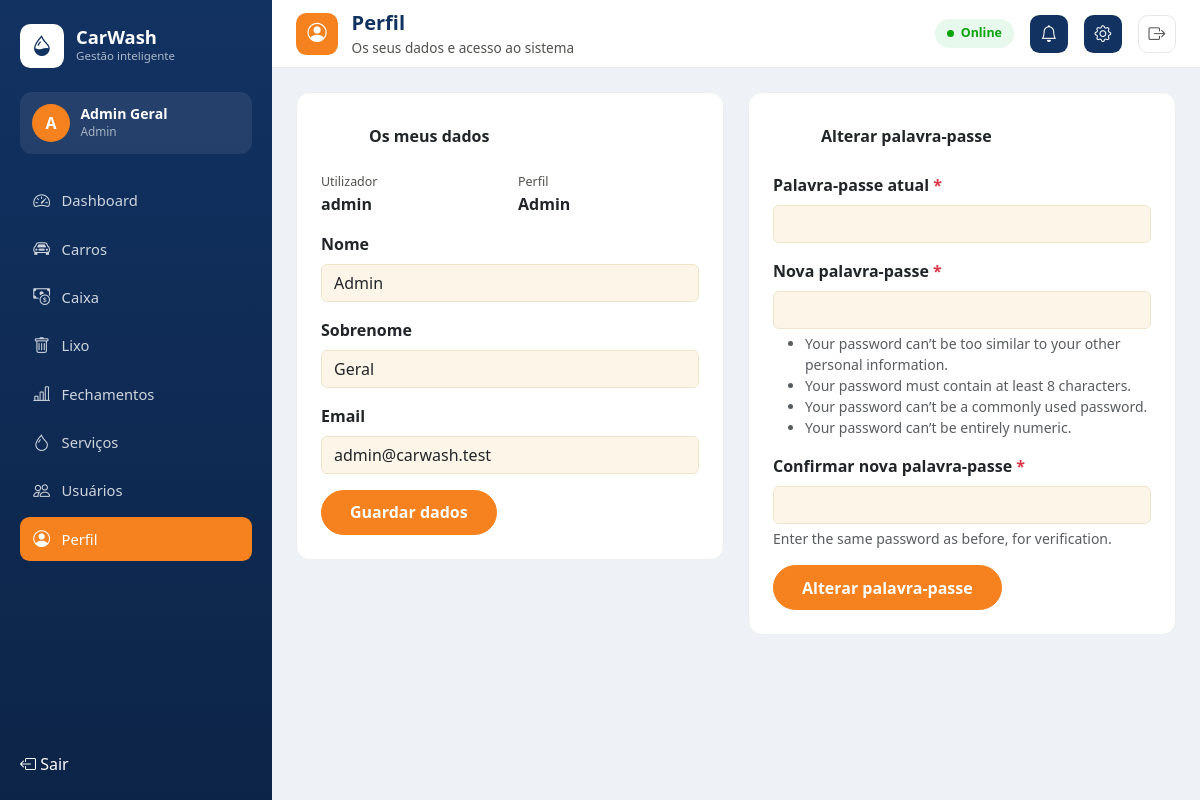
/perfil/ (signed in), run on the app's committed database.
### accounts/models.py (models this page shows)
class User(AbstractUser):
    class Role(models.TextChoices):
        SEGURANCA = 'seguranca', 'Segurança'
        TESOUREIRA = 'tesoureira', 'Tesoureira'
        ADMIN = 'admin', 'Admin'
    role = models.CharField(max_length=20, choices=Role.choices)
    def is_seguranca(self):
        return self.role == self.Role.SEGURANCA
    def is_tesoureira(self):
        return self.role == self.Role.TESOUREIRA
    def is_admin_role(self):
        return self.role == self.Role.ADMIN or self.is_superuser

### accounts/views.py (the view, shortened to what this page needs)
# urls.py: path('perfil/', views.profile, name='profile'),
@login_required
def profile(request):
    profile_form = ProfileForm(instance=request.user)
    password_form = CwPasswordChangeForm(user=request.user)
    return render(request, 'accounts/profile.html', {
        'profile_form': profile_form,
        'password_form': password_form,
    })

### accounts/forms.py
class ProfileForm(forms.ModelForm):
    class Meta:
        model = User
        fields = ['first_name', 'last_name', 'email']
        labels = {'first_name': 'Nome', 'last_name': 'Sobrenome', 'email': 'Email'}
        widgets = {
            'first_name': forms.TextInput(attrs=CW_TEXT),
            'last_name': forms.TextInput(attrs=CW_TEXT),
            'email': forms.EmailInput(attrs=CW_TEXT),
        }

class CwPasswordChangeForm(PasswordChangeForm):
    def __init__(self, *args, **kwargs):
        super().__init__(*args, **kwargs)
        self.fields['old_password'].widget.attrs.update(CW_PASSWORD)
        self.fields['old_password'].label = 'Palavra-passe atual'
        self.fields['new_password1'].widget.attrs.update(CW_PASSWORD)
        self.fields['new_password1'].label = 'Nova palavra-passe'
        self.fields['new_password2'].widget.attrs.update(CW_PASSWORD)
        self.fields['new_password2'].label = 'Confirmar nova palavra-passe'

### templates/accounts/profile.html (shortened to what this page needs)
{% extends 'base.html' %}
{% block page_icon %}<div class="cw-topbar-icon"><i class="bi bi-person-circle"></i></div>{% endblock %}
{% block page_title %}Perfil{% endblock %}
{% block page_subtitle %}Os seus dados e acesso ao sistema{% endblock %}
{% block content %}
<div class="row g-4 d-none d-lg-flex">
    <div class="col-lg-6">
        <div class="cw-card p-4">
            <div class="d-flex align-items-center gap-2 mb-3">
                <div class="cw-section-icon bg-navy"><i class="bi bi-person"></i></div>
                <h6 class="mb-0 fw-bold">Os meus dados</h6>
            </div>
            <div class="row g-3 mb-3">
                <div class="col-6">
                    <div class="cw-finance-label">Utilizador</div>
                    <div class="fw-semibold">{{ user.username }}</div>
                </div>
                <div class="col-6">
                    <div class="cw-finance-label">Perfil</div>
                    <div class="fw-semibold">{{ user.get_role_display }}</div>
                </div>
            </div>
            {% include 'accounts/_profile_data_form.html' %}
        </div>
    </div>
    <div class="col-lg-6">
        <div class="cw-card p-4">
            <div class="d-flex align-items-center gap-2 mb-3">
                <div class="cw-section-icon bg-orange"><i class="bi bi-key"></i></div>
                <h6 class="mb-0 fw-bold">Alterar palavra-passe</h6>
            </div>
            {% include 'accounts/_profile_password_form.html' %}
        </div>
    </div>
</div>
{% endblock %}

### templates/partials/sidebar_content.html (shortened to what this page needs)
{% load static %}
<div class="cw-sidebar-brand">
    <div class="cw-sidebar-logo"><i class="bi bi-droplet-half"></i></div>
    <div>
        <div class="cw-sidebar-brand-name">CarWash</div>
        <div class="cw-sidebar-brand-tagline">Gestão inteligente</div>
    </div>
</div>
<div class="cw-sidebar-user">
    <div class="cw-sidebar-user-avatar">{{ user.username|slice:':1'|upper }}</div>
    <div class="min-w-0">
        <div class="cw-sidebar-user-name">{{ user.get_full_name|default:user.username }}</div>
        <div class="cw-sidebar-user-role">{{ user.get_role_display }}</div>
    </div>
</div>
<nav class="cw-sidebar-nav nav flex-column">
    {% if user.is_admin_role %}
    <a class="nav-link {% if request.resolver_match.url_name == 'admin_dashboard' %}active{% endif %}"
       href="{% url 'admin_dashboard' %}"><i class="bi bi-speedometer2"></i> Dashboard</a>
    {% endif %}
    {% if user.is_seguranca or user.is_admin_role %}
    <a class="nav-link {% if request.resolver_match.app_name == 'vehicles' and request.resolver_match.url_name != 'trash_list' and request.resolver_match.url_name != 'home' %}active{% endif %}"
       href="{% url 'vehicles:list' %}"><i class="bi bi-car-front"></i> {% if user.is_seguranca %}Registros{% else %}Carros{% endif %}</a>
    {% endif %}
    {% if user.is_tesoureira or user.is_admin_role %}
    <a class="nav-link "
       href="{% url 'cashbox:dashboard' %}"><i class="bi bi-cash-coin"></i> Caixa</a>
    {% endif %}
    {% if user.is_admin_role %}
    <a class="nav-link {% if request.resolver_match.url_name == 'trash_list' %}active{% endif %}"
       href="{% url 'vehicles:trash_list' %}"><i class="bi bi-trash"></i> Lixo</a>
    <a class="nav-link {% if request.resolver_match.url_name == 'closures' or request.resolver_match.url_name == 'period_closure_create' %}active{% endif %}"
       href="{% url 'cashbox:closures' %}"><i class="bi bi-bar-chart-line"></i> Fechamentos</a>
    <a class="nav-link {% if request.resolver_match.app_name == 'services' %}active{% endif %}"
       href="{% url 'services:list' %}"><i class="bi bi-droplet"></i> Serviços</a>
    <a class="nav-link {% if request.resolver_match.url_name == 'user_list' %}active{% endif %}"
       href="{% url 'user_list' %}"><i class="bi bi-people"></i> Usuários</a>
    {% endif %}
    <a class="nav-link {% if request.resolver_match.url_name == 'profile' %}active{% endif %}"
       href="{% url 'profile' %}"><i class="bi bi-person-circle"></i> Perfil</a>
</nav>
<div class="mt-auto pt-3">
    <form method="post" action="{% url 'logout' %}">
        <button class="nav-link border-0 bg-transparent w-100 text-start" type="submit">
            <i class="bi bi-box-arrow-left"></i> Sair
        </button>
    </form>
</div>

### templates/partials/field.html (shortened to what this page needs)
<div class="mb-3">
    <label class="form-label fw-semibold">
        {{ field.label }}{% if field.field.required %} <span class="text-danger">*</span>{% endif %}
    </label>
    {{ field }}
    {% if field.help_text %}<div class="form-text">{{ field.help_text }}</div>{% endif %}
</div>

### static/css/theme.css (style rules this page uses)
:root { --cw-navy: #123262; --cw-navy-dark: #0c2447; --cw-orange: #f5821f; --cw-orange-dark: #d96c0f; --cw-good: #0ca30c; --cw-warning: #fab219; --cw-serious: #ec835a; --cw-critical: #d03b3b; --cw-muted: #898781; --cw-ink-primary: #0b0b0b; --cw-ink-secondary: #52514e; --cw-sidebar-width: 272px; --cw-topbar-height: 68px; }
body { background-color: #eef1f6; }
.cw-sidebar-brand { display: flex; align-items: center; gap: .75rem; margin-bottom: 1.5rem; }
.cw-sidebar-logo { width: 44px; height: 44px; background: #fff; border-radius: .65rem; display: flex; align-items: center; justify-content: center; flex-shrink: 0; }
.cw-sidebar-logo i { font-size: 1.3rem; color: var(--cw-navy); }
.cw-sidebar-brand-name { font-weight: 800; font-size: 1.15rem; line-height: 1.1; }
.cw-sidebar-brand-tagline { font-size: .72rem; color: rgba(255, 255, 255, .65); }
.cw-sidebar-user { background: rgba(255, 255, 255, .08); border-radius: .75rem; padding: .75rem; display: flex; align-items: center; gap: .65rem; margin-bottom: 1.5rem; }
.cw-sidebar-user-avatar { width: 38px; height: 38px; border-radius: 50%; background: var(--cw-orange); color: #fff; display: flex; align-items: center; justify-content: center; font-weight: 700; flex-shrink: 0; }
.cw-sidebar-user-name { font-weight: 600; font-size: .88rem; line-height: 1.2; }
.cw-sidebar-user-role { font-size: .74rem; color: rgba(255, 255, 255, .6); }
.cw-sidebar-nav .nav-link { color: rgba(255, 255, 255, .8); border-radius: .6rem; padding: .6rem .75rem; margin-bottom: .25rem; display: flex; align-items: center; gap: .65rem; font-size: .92rem; font-weight: 500; }
.cw-sidebar-nav .nav-link i { font-size: 1.05rem; width: 1.2rem; text-align: center; }
.cw-sidebar-nav .nav-link.active { background: var(--cw-orange); color: #fff; }
.cw-topbar-icon { width: 42px; height: 42px; border-radius: .65rem; background: var(--cw-orange); color: #fff; display: flex; align-items: center; justify-content: center; font-size: 1.2rem; flex-shrink: 0; }
.cw-card { background: #fff; border: 1px solid #edeef1; border-radius: .85rem; }
.cw-section-icon { width: 40px; height: 40px; border-radius: .6rem; display: flex; align-items: center; justify-content: center; color: #fff; font-size: 1.1rem; flex-shrink: 0; }
.cw-finance-label { color: var(--cw-ink-secondary); font-size: .78rem; }
.cw-form-input { background-color: #fdf6e8 !important; border: 1px solid #f0e4c8 !important; }

### data on the page
User: username "A", get_full_name "Admin Geral", role "Admin", username "admin", form "Admin" "Geral" "admin@carwash.test"

### other printed values
{{ field.label }} "Nome" "Sobrenome" "Email" "Palavra-passe atual" "Nova palavra-passe" "Confirmar nova palavra-passe"
{{ field.help_text }} "Enter the same password as before, for verification."
